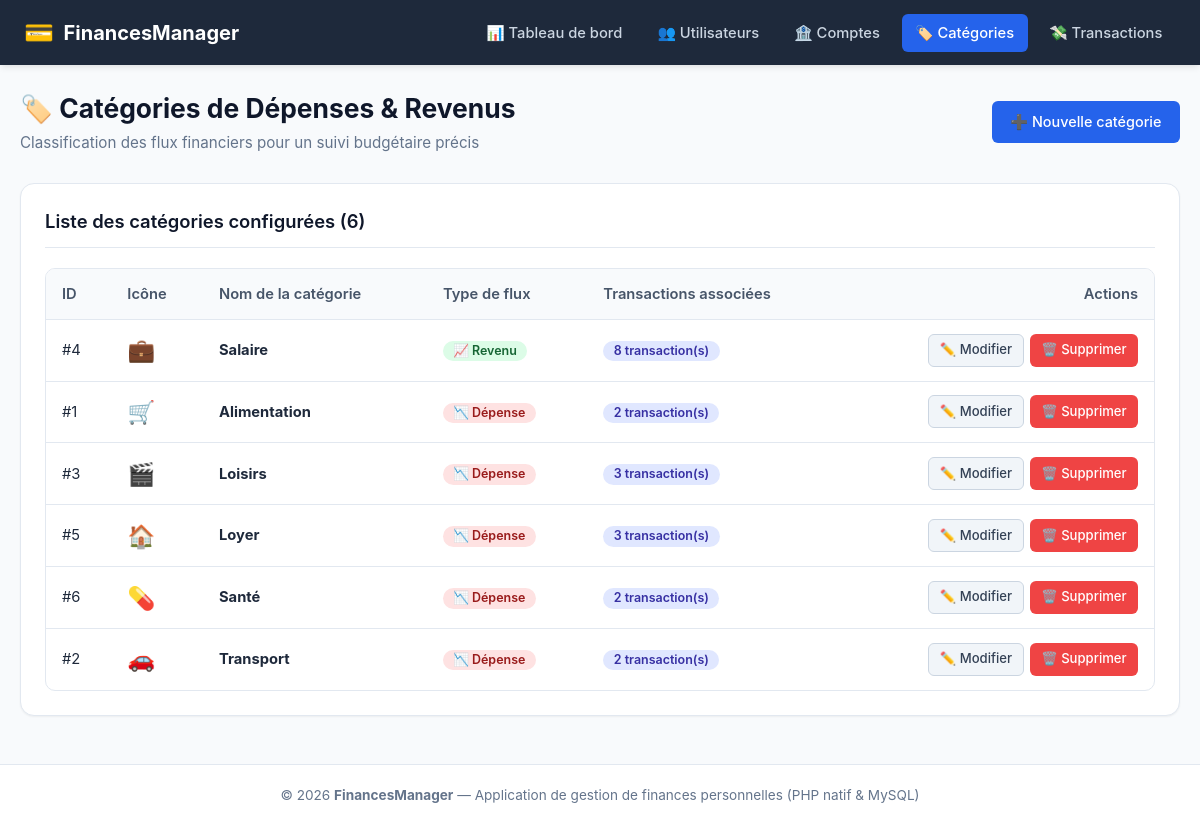
Screenshot of /categories/list.php with the database file from the repository.
### tables this page shows
CREATE TABLE `Categorie_depense` (
    `id_categorie` INT AUTO_INCREMENT PRIMARY KEY,
    `nom_categorie` VARCHAR(100) NOT NULL,
    `type` ENUM('depense', 'revenu') NOT NULL DEFAULT 'depense',
    `icone` VARCHAR(50) NULL DEFAULT '🏷️'
);

### config/db.php (called while the page is built, shortened)
<?php
function getBaseUrl(): string {
    $scriptDir = str_replace('\\', '/', dirname($_SERVER['SCRIPT_NAME'] ?? ''));
    $subfolders = ['/utilisateurs', '/comptes', '/categories', '/transactions', '/config', '/includes'];
    foreach ($subfolders as $sub) {
        if (str_ends_with($scriptDir, $sub)) {
            $scriptDir = substr($scriptDir, 0, -strlen($sub));
            break;
        }
    }
    $trimmed = rtrim($scriptDir, '/');
    return ($trimmed === '' ? '' : $trimmed) . '/';
}
function escape(?string $value): string {
    return htmlspecialchars($value ?? '', ENT_QUOTES, 'UTF-8');
}

### categories/list.php (the view, shortened to what this page needs)
<?php
require_once __DIR__ . '/../config/db.php';
$categories = [];
if (isset($pdo)) {
    try {
        $sql = "SELECT c.id_categorie, c.nom_categorie, c.type, c.icone,
                       COUNT(t.id_transaction) AS nb_transactions
                FROM Categorie_depense c
                LEFT JOIN Transaction t ON c.id_categorie = t.id_categorie
                GROUP BY c.id_categorie, c.nom_categorie, c.type, c.icone
                ORDER BY c.type DESC, c.nom_categorie ASC";
        $stmt = $pdo->query($sql);
        $categories = $stmt->fetchAll();
    } catch (PDOException $e) {
        $error = "Erreur lors de la récupération des catégories : " . $e->getMessage();
    }
}
require_once __DIR__ . '/../includes/header.php';
?>
<div class="page-header">
    <div>
        <h1 class="page-title">🏷️ Catégories de Dépenses & Revenus</h1>
        <p class="page-subtitle">Classification des flux financiers pour un suivi budgétaire précis</p>
    </div>
    <a href="<?= $baseUrl ?>categories/add.php" class="btn btn-primary">
        ➕ Nouvelle catégorie
    </a>
</div>
<div class="card">
    <div class="card-header">
        <h2 class="card-title">Liste des catégories configurées (<?= count($categories) ?>)</h2>
    </div>
    <?php if (empty($categories)): ?>
        <div class="empty-state">
            <div class="empty-state-icon">🏷️</div>
            <h3 class="empty-state-title">Aucune catégorie définie</h3>
            <p>Créez des catégories (ex: Alimentation, Salaire, Transport) pour classer vos transactions.</p>
            <div style="margin-top: 1rem;">
                <a href="<?= $baseUrl ?>categories/add.php" class="btn btn-primary">Créer une catégorie</a>
            </div>
        </div>
    <?php else: ?>
        <div class="table-responsive">
            <table class="data-table">
                <thead>
                    <tr>
                        <th>ID</th>
                        <th>Icône</th>
                        <th>Nom de la catégorie</th>
                        <th>Type de flux</th>
                        <th>Transactions associées</th>
                        <th style="text-align: right;">Actions</th>
                    </tr>
                </thead>
                <tbody>
                    <?php foreach ($categories as $cat): ?>
                        <tr>
                            <td>#<?= (int)$cat['id_categorie'] ?></td>
                            <td style="font-size: 1.4rem;"><?= escape($cat['icone'] ?: '🏷️') ?></td>
                            <td>
                                <strong><?= escape($cat['nom_categorie']) ?></strong>
                            </td>
                            <td>
                                <?php if ($cat['type'] === 'revenu'): ?>
                                    <span class="badge badge-credit">📈 Revenu</span>
                                <?php else: ?>
                                    <span class="badge badge-debit">📉 Dépense</span>
                                <?php endif; ?>
                            </td>
                            <td>
                                <span class="badge <?= $cat['nb_transactions'] > 0 ? 'badge-courant' : 'badge-autre' ?>">
                                    <?= (int)$cat['nb_transactions'] ?> transaction(s)
                                </span>
                            </td>
                            <td style="text-align: right;">
                                <div class="table-actions" style="justify-content: flex-end;">
                                    <a href="<?= $baseUrl ?>categories/edit.php?id=<?= (int)$cat['id_categorie'] ?>" class="btn btn-secondary btn-sm" title="Modifier">
                                        ✏️ Modifier
                                    </a>
                                    <a href="<?= $baseUrl ?>categories/delete.php?id=<?= (int)$cat['id_categorie'] ?>"
                                       class="btn btn-danger btn-sm"
                                       title="Supprimer"
                                       data-confirm="Êtes-vous sûr de vouloir supprimer la catégorie '<?= escape($cat['nom_categorie']) ?>' ? (La suppression sera bloquée si elle contient des transactions)">
                                        🗑️ Supprimer
                                    </a>
                                </div>
                            </td>
                        </tr>
                    <?php endforeach; ?>
                </tbody>
            </table>
        </div>
    <?php endif; ?>
</div>
<?php require_once __DIR__ . '/../includes/footer.php'; ?>

### assets/css/style.css (style rules this page uses)
:root { --primary: #2563eb; --primary-hover: #1d4ed8; --primary-light: #eff6ff; --secondary: #64748b; --secondary-hover: #475569; --success: #10b981; --success-light: #ecfdf5; --danger: #ef4444; --danger-light: #fef2f2; --warning: #f59e0b; --warning-light: #fffbeb; --info: #0ea5e9; --info-light: #f0f9ff; --bg: #f8fafc; --card-bg: #ffffff; --text-main: #0f172a; --text-muted: #64748b; --border: #e2e8f0; --border-focus: #93c5fd; --radius-sm: 6px; --radius-md: 10px; --radius-lg: 14px; --shadow-sm: 0 1px 2px rgba(0, 0, 0, 0.05); --shadow-md: 0 4px 6px -1px rgba(0, 0, 0, 0.08), 0 2px 4px -2px rgba(0, 0, 0, 0.05); --shadow-lg: 0 10px 15px -3px rgba(0, 0, 0, 0.08), 0 4px 6px -4px rgba(0, 0, 0, 0.05); }
* { box-sizing: border-box; margin: 0; padding: 0; }
body { font-family: -apple-system, BlinkMacSystemFont, "Segoe UI", Roboto, Oxygen, Ubuntu, Cantarell, "Open Sans", sans-serif; background-color: var(--bg); color: var(--text-main); line-height: 1.5; min-height: 100vh; display: flex; flex-direction: column; }
.page-header { display: flex; justify-content: space-between; align-items: center; flex-wrap: wrap; gap: 1rem; margin-bottom: 1.75rem; }
.page-title { font-size: 1.65rem; font-weight: 700; color: #0f172a; }
.page-subtitle { font-size: 0.95rem; color: var(--text-muted); margin-top: 0.2rem; }
.card { background-color: var(--card-bg); border: 1px solid var(--border); border-radius: var(--radius-lg); box-shadow: var(--shadow-sm); padding: 1.5rem; margin-bottom: 1.5rem; }
.card-header { display: flex; justify-content: space-between; align-items: center; margin-bottom: 1.25rem; padding-bottom: 0.75rem; border-bottom: 1px solid var(--border); }
.card-title { font-size: 1.15rem; font-weight: 600; }
.btn { display: inline-flex; align-items: center; justify-content: center; gap: 0.45rem; padding: 0.55rem 1.1rem; border-radius: var(--radius-sm); font-size: 0.9rem; font-weight: 500; text-decoration: none; cursor: pointer; border: 1px solid transparent; transition: background-color 0.15s ease, border-color 0.15s ease, transform 0.1s ease; }
.btn-primary { background-color: var(--primary); color: #ffffff; }
.btn-secondary { background-color: #f1f5f9; color: #334155; border-color: #cbd5e1; }
.btn-danger { background-color: var(--danger); color: #ffffff; }
.btn-sm { padding: 0.35rem 0.65rem; font-size: 0.82rem; border-radius: var(--radius-sm); }
.table-responsive { width: 100%; overflow-x: auto; -webkit-overflow-scrolling: touch; border-radius: var(--radius-md); border: 1px solid var(--border); background-color: #ffffff; }
.data-table { width: 100%; border-collapse: collapse; text-align: left; font-size: 0.92rem; }
.data-table th { background-color: #f8fafc; color: #475569; font-weight: 600; padding: 0.85rem 1rem; border-bottom: 1px solid var(--border); white-space: nowrap; }
.data-table td { padding: 0.85rem 1rem; border-bottom: 1px solid var(--border); vertical-align: middle; color: #1e293b; }
.data-table tbody tr:last-child td { border-bottom: none; }
.table-actions { display: flex; gap: 0.4rem; align-items: center; white-space: nowrap; }
.badge { display: inline-flex; align-items: center; gap: 0.3rem; padding: 0.25rem 0.65rem; border-radius: 9999px; font-size: 0.78rem; font-weight: 600; line-height: 1; }
.badge-credit { background-color: #dcfce7; color: #166534; }
.badge-debit { background-color: #fee2e2; color: #991b1b; }
.badge-courant { background-color: #e0e7ff; color: #3730a3; }

### rows the page displays
categorie_depense: id_categorie "4", icone "💼", nom_categorie "Salaire", type "📈 Revenu", nb_transactions "8"
categorie_depense: id_categorie "1", icone "🛒", nom_categorie "Alimentation", type "📉 Dépense", nb_transactions "2"
categorie_depense: id_categorie "3", icone "🎬", nom_categorie "Loisirs", type "📉 Dépense", nb_transactions "3"
categorie_depense: id_categorie "5", icone "🏠", nom_categorie "Loyer", type "📉 Dépense", nb_transactions "3"
categorie_depense: id_categorie "6", icone "💊", nom_categorie "Santé", type "📉 Dépense", nb_transactions "2"
categorie_depense: id_categorie "2", icone "🚗", nom_categorie "Transport", type "📉 Dépense", nb_transactions "2"

### other values shown
count($categories) "6"
